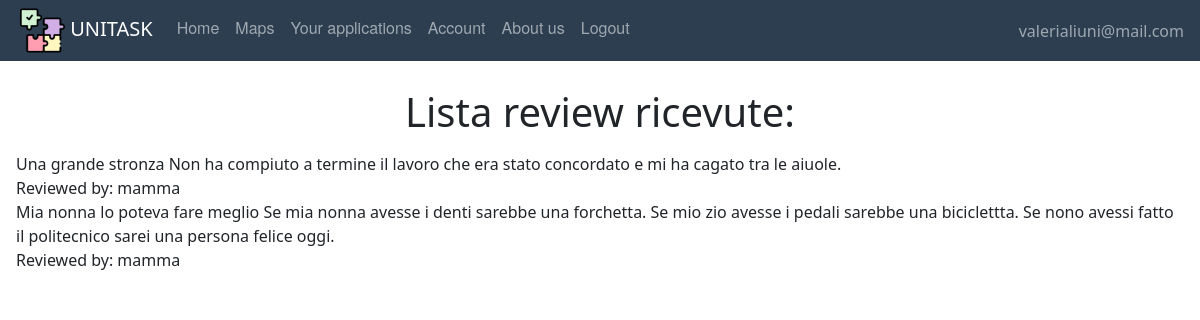
/personalreviews (signed in), run on an earlier commit of the app's database.
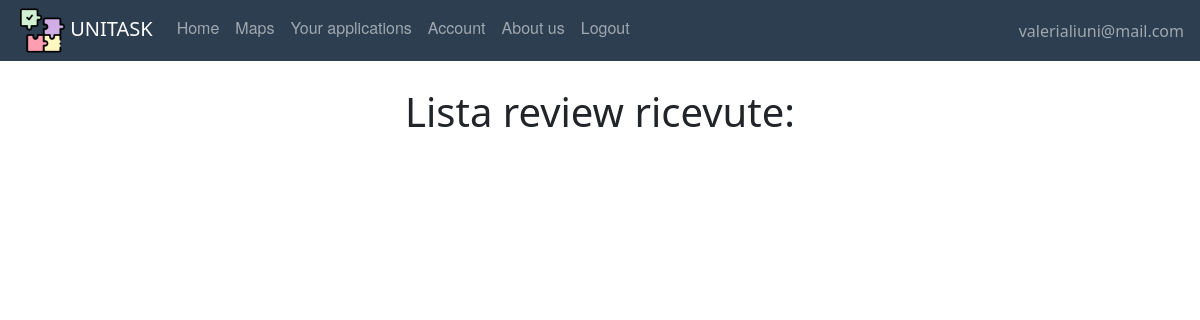
And on a later commit of the database.
### website/models.py (models this page shows)
class Review(db.Model, UserMixin):
    id = db.Column(db.Integer, primary_key=True)
    title = db.Column(db.String(150))
    text = db.Column(db.String(150))
    date = db.Column(db.DateTime(timezone=True), default=func.now)
    id_reviewer = db.Column(db.Integer, db.ForeignKey('user.id'))
    id_reviewed = db.Column(db.Integer, db.ForeignKey('user.id'))
    task_id = db.Column(db.Integer, db.ForeignKey('offer.id'))

class User(db.Model, UserMixin):
    id = db.Column(db.Integer, primary_key=True)
    email = db.Column(db.String(150), unique=True)
    password = db.Column(db.String(150))
    first_name = db.Column(db.String(150))
    surname = db.Column(db.String(150))
    type = db.Column(db.String(20))
    reviewsposted = db.relationship('Review', foreign_keys='Review.id_reviewer',
                                    backref='author')
    reviewsreceived = db.relationship('Review', foreign_keys='Review.id_reviewed',
                                      backref='received')
    __mapper_args__ = {
        'polymorphic_on': type,
        'polymorphic_identity': 'user',
    }

### website/views.py (the view)
@views.route('/personalreviews')
def personalreviews():
    return render_template("User/personalreviews.html", user=current_user)

### website/__init__.py (called while the page is built)
def create_app():
    app = Flask(__name__)
    app.config['SECRET_KEY'] = 'atrebunfigoassurdo'
    app.config['SQLALCHEMY_DATABASE_URI'] = 'sqlite:///'+ DB_NAME
    db.init_app(app)
    from .views import views  # We imported the name of the blueprint
    from .auth import auth
    app.register_blueprint(views, url_prefix="/")  # Stiamo dicendo come sono definite le pagine e dove sono
    app.register_blueprint(auth, url_prefix="/")
    from .models import User, Offer, Adult, Student
    create_database(app)
    login_manager = LoginManager()
    login_manager.login_view = 'auth.login'  # dove vogliamo mandare l'user se non loggato
    login_manager.init_app(app)
    @login_manager.user_loader
    def load_user(id):
        return User.query.get(int(id))
    return app

### website/templates/User/personalreviews.html
{% extends "base.html" %} {% block title %}Lista Review{% endblock %} {% block content%}
    <br />
    <h1 align="center">Lista review ricevute: </h1>
<ul class="list-group list-group-flush" id="offers">
  <li class="list-group-item">
      <div>
        {% for recens in user.reviewsreceived %}
            {{ recens.title }} {{ recens.text }}
            <br/>
            Reviewed by:
            {{ recens.author.first_name }}
            </div>
          {% endfor %}
  </li></ul>
{% endblock %}

What changed in the data, as far as the page shows it:
removed Review: title "Una grande stronza", text "Non ha compiuto a termine il lavoro che era stato concordato e mi ha cagato tra le aiuole.", author.first_name "mamma"
removed Review: title "Mia nonna lo poteva fare meglio", text "Se mia nonna avesse i denti sarebbe una forchetta. Se mio zio avesse i pedali sarebbe una biciclettta. Se nono avessi fatto il politecnico sarei una persona felice oggi.", author.first_name "mamma"
